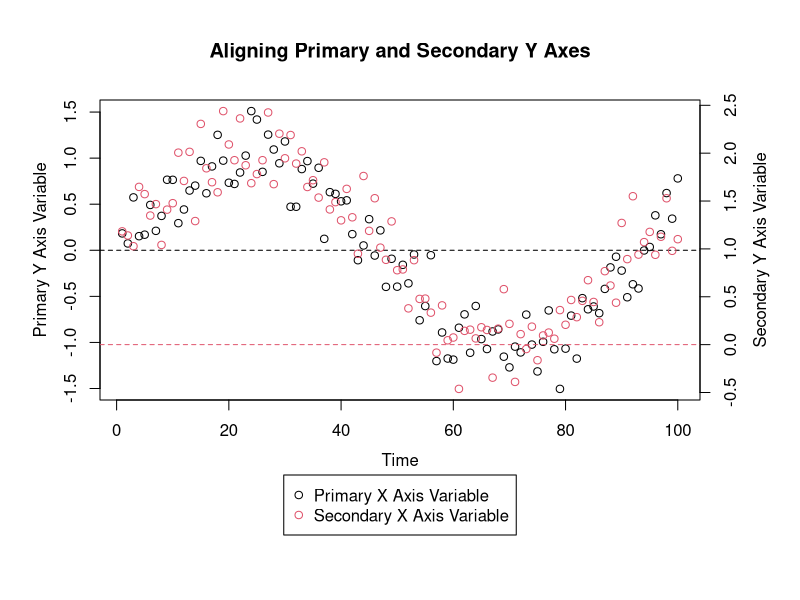
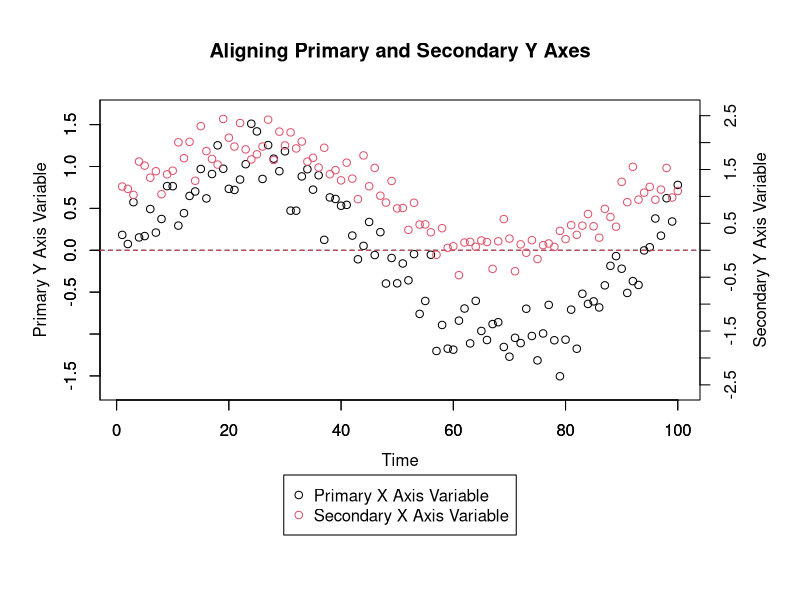

These charts were generated, in order, by the following R code:

# Aligning a Value on Primary and Secondary Y Axes in R
# By David Moore


# You might want to align a value (such as 0) on both the
# primary and secondary y axes. Aligning values can't
# typically be done by default. You could manually
# define axis limits for both axes to align a value, but
# if you manually choose values for these limits, you
# might end up with more space on the top or the bottom
# of the graph than is desireable.

# This code will determine how to optimally align a value
# on both the primary and the secondary y axes such that
# there isn't too much additional space on the top or the
# bottom of any graph.


# Generate some made-up data

Practice_Data <- data.frame(Time = 1:100, Primary_Y_Axis_Variable = sin(1:100 / 15) + rnorm(100, 0, 0.25), Secondary_Y_Axis_Variable = sin(1:100 / 15) + rnorm(100, 1, 0.25))


# Graph the data

par(mar = c(10, 5, 5, 5))
with(Practice_Data, plot(Time, Primary_Y_Axis_Variable, xlab = "", ylab = ""))
mtext("Time", 1, 2.5)
mtext("Primary Y Axis Variable", 2, 2.5)
title("Aligning Primary and Secondary Y Axes")
abline(h = 0, lty = 2)
par(new = T)
with(Practice_Data, plot(Time, Secondary_Y_Axis_Variable, col = 2, xlab = "", ylab = "", axes = F))
axis(4, pretty(Practice_Data$Secondary_Y_Axis_Variable))
mtext("Secondary Y Axis Variable", 4, 2.5)
abline(h = 0, col = 2, lty = 2)
legend("bottom", legend = c("Primary X Axis Variable", "Secondary X Axis Variable"), pch = 1, col = 1:2, xpd = T, inset = c(0, -0.45))


# On this graph, it might be desireable to line up the two
# y axes such that 0 is at the same height on the graph for
# both of them.

# The code below will line up a value on both axes. This
# value doesn't necessarily have to be 0, and we will
# define the value by defining a 'Value_to_Align' object.

# This code takes care of all possibly situations. First,
# it determines which axis to shift - to align a particular
# value, only one axis can be shifted if all data points
# are still to appear on the graph. Then, it determines
# whether this axis will have to be shifted up or down (or
# neither, if it is already aligned).


# Let's first define the value to align the axes by.

Value_to_Align <- 0


# Let's also calculate axis buffers. These buffers will
# determine the minimum amount of space to leave on the
# top and the bottom of each graph. I arbitrarily
# selected a 10 % buffer so that 5 % of the axis range
# will be left as blank space on each end (the top and
# the bottom) of the graph. We will add this value to
# the maximum finite value to get the upper axis range
# limit for each axis separately and we will subtract
# this value to the minimum finite value to get the
# lower axis range limit for each axis separately.

Minimum_Primary_Y_Axis_Variable_Value <- min(Practice_Data$Primary_Y_Axis_Variable[is.finite(Practice_Data$Primary_Y_Axis_Variable)])
Maximum_Primary_Y_Axis_Variable_Value <- max(Practice_Data$Primary_Y_Axis_Variable[is.finite(Practice_Data$Primary_Y_Axis_Variable)])
Minimum_Secondary_Y_Axis_Variable_Value <- min(Practice_Data$Secondary_Y_Axis_Variable[is.finite(Practice_Data$Secondary_Y_Axis_Variable)])
Maximum_Secondary_Y_Axis_Variable_Value <- max(Practice_Data$Secondary_Y_Axis_Variable[is.finite(Practice_Data$Secondary_Y_Axis_Variable)])
Primary_Y_Axis_Buffer <- ((Maximum_Primary_Y_Axis_Variable_Value - Minimum_Primary_Y_Axis_Variable_Value) * 1.1 - (Maximum_Primary_Y_Axis_Variable_Value - Minimum_Primary_Y_Axis_Variable_Value)) / 2
Secondary_Y_Axis_Buffer <- ((Maximum_Secondary_Y_Axis_Variable_Value - Minimum_Secondary_Y_Axis_Variable_Value) * 1.1 - (Maximum_Secondary_Y_Axis_Variable_Value - Minimum_Secondary_Y_Axis_Variable_Value)) / 2


# Now, we'll determine which axis we will shift. Again,
# only one axis can be shifted to align the value we
# chose while ensuring all data points still appear on
# the graph. To figure out which axis to shift, we can
# see which variable already has the value we wish to
# align closer to plot center.

Ratio_of_Value_to_Align_to_Primary_Y_Axis_Range <- (Value_to_Align - Minimum_Primary_Y_Axis_Variable_Value) / (Maximum_Primary_Y_Axis_Variable_Value - Minimum_Primary_Y_Axis_Variable_Value)
Ratio_of_Value_to_Align_to_Secondary_Y_Axis_Range <- (Value_to_Align - Minimum_Secondary_Y_Axis_Variable_Value) / (Maximum_Secondary_Y_Axis_Variable_Value - Minimum_Secondary_Y_Axis_Variable_Value)
if (abs(0.5 - Ratio_of_Value_to_Align_to_Primary_Y_Axis_Range) > abs(0.5 - Ratio_of_Value_to_Align_to_Secondary_Y_Axis_Range)) {
  Axis_to_Align <- "Primary"
} else if (abs(0.5 - Ratio_of_Value_to_Align_to_Primary_Y_Axis_Range) < abs(0.5 - Ratio_of_Value_to_Align_to_Secondary_Y_Axis_Range)) {
  Axis_to_Align <- "Secondary"
} else if (abs(0.5 - Ratio_of_Value_to_Align_to_Primary_Y_Axis_Range) == abs(0.5 - Ratio_of_Value_to_Align_to_Secondary_Y_Axis_Range)) {
  Axis_to_Align <- "Neither"
}


# Now that we know which axis's scale will need to be
# altered, we can calculate the new axis limits.
# Essentially, we will alter the axis we need to
# rescale such that the ratio of the value to align
# to the overall axis range for that axis will be the
# same as that ratio for the axis that isn't being
# altered.

if (Axis_to_Align == "Primary") {
  Primary_Y_Axis_Range <- if (Ratio_of_Value_to_Align_to_Secondary_Y_Axis_Range > Ratio_of_Value_to_Align_to_Primary_Y_Axis_Range) {
    c(((Ratio_of_Value_to_Align_to_Secondary_Y_Axis_Range * Maximum_Primary_Y_Axis_Variable_Value - Value_to_Align) / (Ratio_of_Value_to_Align_to_Secondary_Y_Axis_Range - 1)) - Primary_Y_Axis_Buffer, Maximum_Primary_Y_Axis_Variable_Value + Primary_Y_Axis_Buffer)
  } else if (Ratio_of_Value_to_Align_to_Primary_Y_Axis_Range > Ratio_of_Value_to_Align_to_Secondary_Y_Axis_Range) {
    c(Minimum_Primary_Y_Axis_Variable_Value - Primary_Y_Axis_Buffer, ((Value_to_Align - Minimum_Primary_Y_Axis_Variable_Value + Ratio_of_Value_to_Align_to_Secondary_Y_Axis_Range * Minimum_Primary_Y_Axis_Variable_Value) / Ratio_of_Value_to_Align_to_Secondary_Y_Axis_Range) + Primary_Y_Axis_Buffer)
  }
  Secondary_Y_Axis_Range <- c(Minimum_Secondary_Y_Axis_Variable_Value - Secondary_Y_Axis_Buffer, Maximum_Secondary_Y_Axis_Variable_Value + Secondary_Y_Axis_Buffer)
} else if (Axis_to_Align == "Secondary") {
  Primary_Y_Axis_Range <- c(Minimum_Primary_Y_Axis_Variable_Value - Primary_Y_Axis_Buffer, Maximum_Primary_Y_Axis_Variable_Value + Primary_Y_Axis_Buffer)
  Secondary_Y_Axis_Range <- if (Ratio_of_Value_to_Align_to_Primary_Y_Axis_Range > Ratio_of_Value_to_Align_to_Secondary_Y_Axis_Range) {
    c(((Ratio_of_Value_to_Align_to_Primary_Y_Axis_Range * Maximum_Secondary_Y_Axis_Variable_Value - Value_to_Align) / (Ratio_of_Value_to_Align_to_Primary_Y_Axis_Range - 1) - Secondary_Y_Axis_Buffer), Maximum_Secondary_Y_Axis_Variable_Value + Secondary_Y_Axis_Buffer)
  } else if (Ratio_of_Value_to_Align_to_Secondary_Y_Axis_Range > Ratio_of_Value_to_Align_to_Primry_Y_Axis_Range) {
    c(Minimum_Secondary_Y_Axis_Variable_Value - Secondary_Y_Axis_Buffer, ((Value_to_Align - Minimum_Secondary_Y_Axis_Variable_Value + Ratio_of_Value_to_Align_to_Primary_Y_Axis_Range * Minimum_Secondary_Y_Axis_Variable_Value) / Ratio_of_Value_to_Align_to_Primary_Y_Axis_Range) + Secondary_Y_Axis_Buffer)
  }
} else if (Axis_to_Align == "Neither") {
  Primary_Y_Axis_Range <- c(Minimum_Primary_Y_Axis_Variable_Value - Primary_Y_Axis_Buffer, Maximum_Primary_Y_Axis_Variable_Value + Primary_Y_Axis_Buffer)
  Secondary_Y_Axis_Range <- c(Minimum_Secondary_Y_Axis_Variable_Value - Secondary_Y_Axis_Buffer, Maximum_Secondary_Y_Axis_Variable_Value + Secondary_Y_Axis_Buffer)
}


# We'll need to generate new axis labels too since we've
# rescaled one of the axes.

if (Axis_to_Align == "Primary") {
  Difference <- unique(diff(pretty(Practice_Data$Primary_Y_Axis_Variable)))
  Primary_Y_Axis_Labels <- if (Ratio_of_Value_to_Align_to_Secondary_Y_Axis_Range < Ratio_of_Value_to_Align_to_Primary_Y_Axis_Range) {
    c(pretty(Practice_Data$Primary_Y_Axis_Variable), sapply(seq_len(abs(floor((max(Primary_Y_Axis_Range) - max(pretty(Practice_Data$Primary_Y_Axis_Variable))) / Difference))), function (x) {
      max(pretty(Practice_Data$Primary_Y_Axis_Variable)) + Difference * x
    }))
  } else if (Ratio_of_Value_to_Align_to_Primary_Y_Axis_Range < Ratio_of_Value_to_Align_to_Secondary_Y_Axis_Range) {
    c(rev(sapply(seq_len(abs(ceiling((min(Primary_Y_Axis_Range) - min(pretty(Practice_Data$Primary_Y_Axis_Variable))) / Difference))), function (x) {
      min(pretty(Practice_Data$Primary_Y_Axis_Variable)) - Difference * x
    })), pretty(Practice_Data$Primary_Y_Axis_Variable))
  }
  Secondary_Y_Axis_Labels <- pretty(Practice_Data$Secondary_Y_Axis_Variable)
} else if (Axis_to_Align == "Secondary") {
  Primary_Y_Axis_Labels <- pretty(Practice_Data$Primary_Y_Axis_Variable)
  Difference <- unique(diff(pretty(Practice_Data$Secondary_Y_Axis_Variable)))
  Secondary_Y_Axis_Labels <- if (Ratio_of_Value_to_Align_to_Primary_Y_Axis_Range < Ratio_of_Value_to_Align_to_Secondary_Y_Axis_Range) {
    c(pretty(Practice_Data$Secondary_Y_Axis_Variable), sapply(seq_len(abs(floor((max(Secondary_Y_Axis_Range) - max(pretty(Practice_Data$Secondary_Y_Axis_Variable))) / Difference))), function (x) {
      max(pretty(Practice_Data$Secondary_Y_Axis_Variable)) + Difference * x
    }))
  } else if (Ratio_of_Value_to_Align_to_Secondary_Y_Axis_Range < Ratio_of_Value_to_Align_to_Primary_Y_Axis_Range) {
    c(rev(sapply(seq_len(abs(ceiling((min(Secondary_Y_Axis_Range) - min(pretty(Practice_Data$Secondary_Y_Axis_Variable))) / Difference))), function (x) {
      min(pretty(Practice_Data$Secondary_Y_Axis_Variable)) - Difference * x
    })), pretty(Practice_Data$Secondary_Y_Axis_Variable))
  }
} else if (Axis_to_Align == "Neither") {
  Primary_Y_Axis_Labels <- pretty(Practice_Data$Primary_Y_Axis_Variable)
  Secondary_Y_Axis_Labels <- pretty(Practice_Data$Secondary_Y_Axis_Variable)
}


# Here is the final product:

par(mar = c(10, 5, 5, 5))
with(Practice_Data, plot(Time, Primary_Y_Axis_Variable, xlab = "", ylab = "", ylim = Primary_Y_Axis_Range))
axis(1, pretty(Practice_Data$Time))
axis(2, Primary_Y_Axis_Labels)
mtext("Time", 1, 2.5)
mtext("Primary Y Axis Variable", 2, 2.5)
title("Aligning Primary and Secondary Y Axes")
abline(h = 0, lty = 2)
par(new = T)
with(Practice_Data, plot(Time, Secondary_Y_Axis_Variable, col = 2, xlab = "", ylab = "", ylim = Secondary_Y_Axis_Range, axes = F))
axis(4, Secondary_Y_Axis_Labels)
mtext("Secondary Y Axis Variable", 4, 2.5)
abline(h = 0, col = 2, lty = 2)
legend("bottom", legend = c("Primary X Axis Variable", "Secondary X Axis Variable"), pch = 1, col = 1:2, xpd = T, inset = c(0, -0.45))
